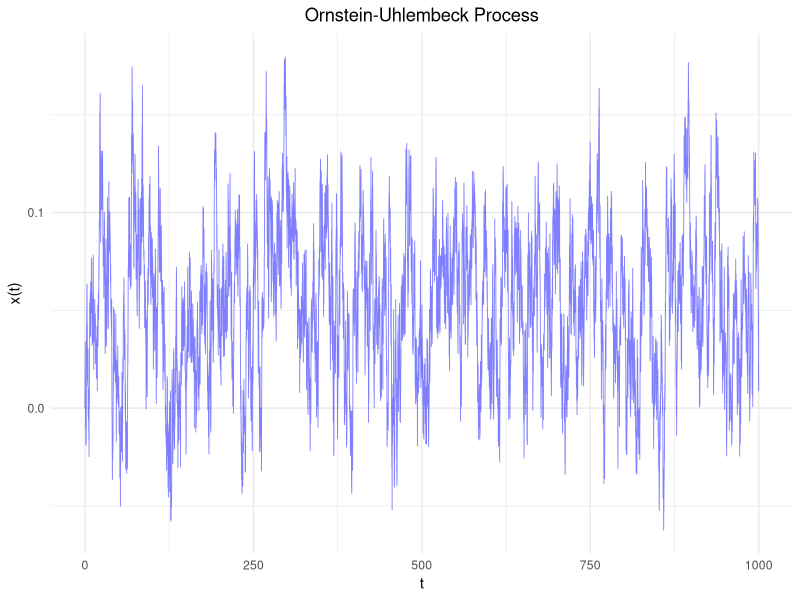
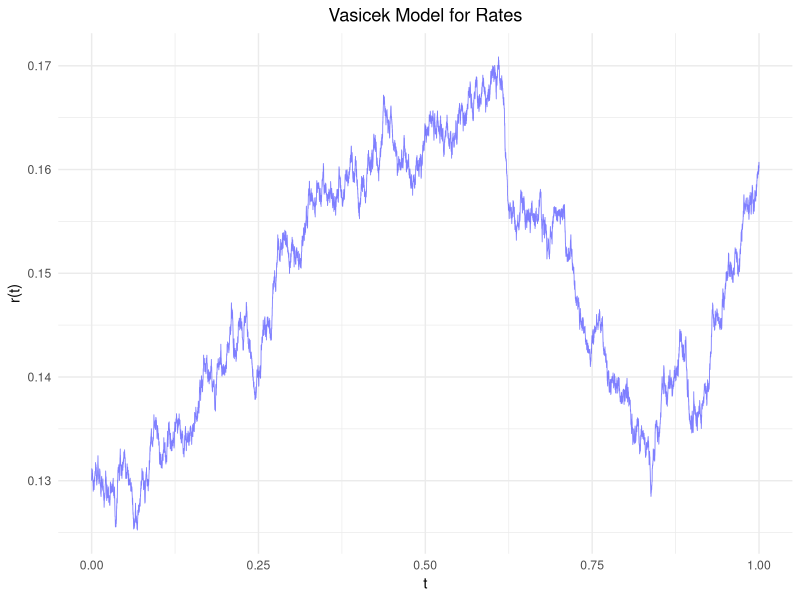
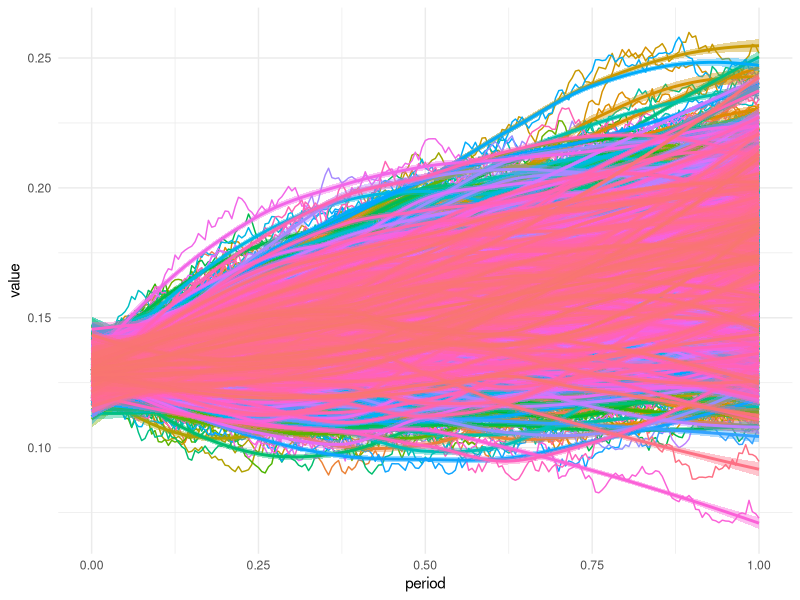

R code for these plots, in order:
setwd("C:\\Users\\milko\\OneDrive\\Documenti\\R_statistics_language\\financial_market_analysis")
getwd()

# Wiener process simulation

library(ggplot2)
library(tidyr)

theme_set(theme_minimal())

#################### Ornstein-Uhlenbeck process simulation ####################
# time step
dt <- .1
# Theta - rate by which the process reverts towards the mean
th <- .3
# mean
mu <- .05
# variance around the mean
sigma <- .03
# num. iterations
N_iter <- 10000
vect_x <- rep(0, N_iter)
for (t in 1:N_iter) {
  vect_x[t+1] <- vect_x[t] + th * (mu-vect_x[t]) * dt + sigma * rnorm(n = 1,mean = 0, sd = sqrt(dt))
}

# building data frame to plot data
dfOU <- data.frame(time = seq(from = 0, by = dt, len = N_iter+1), values = vect_x)

#plot data
ggplot(data = dfOU, mapping = aes(x = time, y = values)) +
  geom_line(linetype = 'solid', linewidth = .3, color = 'blue', alpha = .5) +
  xlab("t") +
  ylab("x(t)") +
  theme(plot.title = element_text(hjust = 0.5), panel.border = element_blank()) +
  ggtitle("Ornstein-Uhlembeck Process")

#################### Vasicek Model implementation ####################
# init val interest rate
r0 <- .13
# speed of mean reversion
kappa <- .3
# expiry time in years
expT <- 1
dt <- expT / N_iter
timeSpan = seq(from = 0, by = dt, len = N_iter+1)
rates <- c(r0)
for (i in 1:N_iter) {
  last_rate <- tail(rates,n=1)
  dr <- kappa*(th-last_rate)*dt+sigma*sqrt(dt)*rnorm(1)
  new_rate <- last_rate + dr
  rates <- c(rates ,new_rate)
}

dfVM <- data.frame(time = timeSpan, values = rates)
#plot data
ggplot(data = dfVM, mapping = aes(x = time, y = values)) +
  geom_line(linetype = 'solid', linewidth = .3, color = 'blue', alpha = .5) +
  xlab("t") +
  ylab("r(t)") +
  theme(plot.title = element_text(hjust = 0.5), panel.border = element_blank()) +
  ggtitle("Vasicek Model for Rates")

#################### Estimating bond price using Monte Carlo method ####################
# num- of simulation
N_sim <- 1000
# num. of points in a single r(t) process
N_points <- 200
# principal amount of the bond, future value
fv <- 1000
# other parameters such as kappa, Theta, sigma, expiry time as above
dt <- expT / N_points

# result vector
result <- NULL
# number of simulations - possible r(t) (of the stochastic process)
for (i in 1:N_sim) {
  rates <- c(r0)
  for (j in 1:N_points) {
    last_rate <- tail(rates,n=1)
    dr <- kappa*(th-last_rate)*dt+sigma*sqrt(dt)*rnorm(1)
    new_rate <- last_rate + dr
    rates <- c(rates ,new_rate)
  }
  result <- cbind(result, rates)
}
dfResults <- as.data.frame(result)
# change column names
colnames(dfResults) = paste0("rates", c(1:N_sim))
# add period and row mean
period = seq(from = 0, by = dt, len = N_points+1)
rowMean <- rowMeans(dfResults)
dfResultsAdj <- cbind(period, rowMean, dfResults)
# convert to long - transpose the data frame
trResults <- pivot_longer(dfResultsAdj, cols = -c(period), values_to = "value", names_to = "rate")
# plot
p1 <- ggplot(data = trResults, mapping = aes(x = period, y = value, fill = rate, colour = rate)) +
  geom_line() +
  geom_smooth() +
  theme(legend.position="none")
p1

# calculating the integral
int_sum <- colSums(dfResults) * dt
# present value of integral sum
pv_int_sum <- exp(-int_sum)
# mean because the integral is the average
bond_price = fv * mean(pv_int_sum)
print(bond_price)
